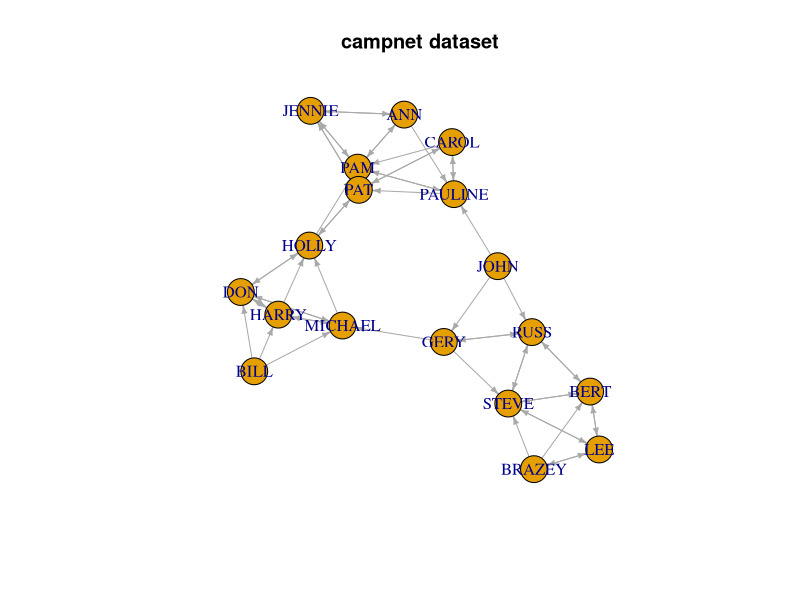
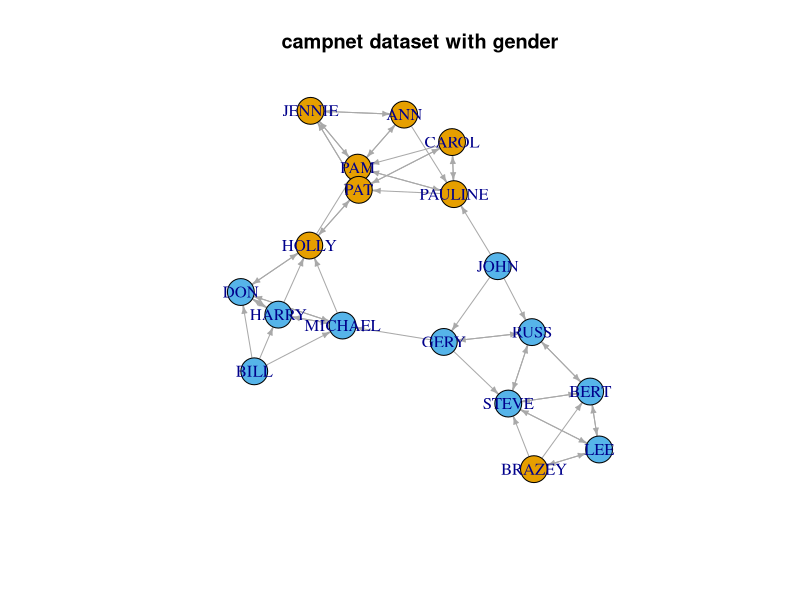
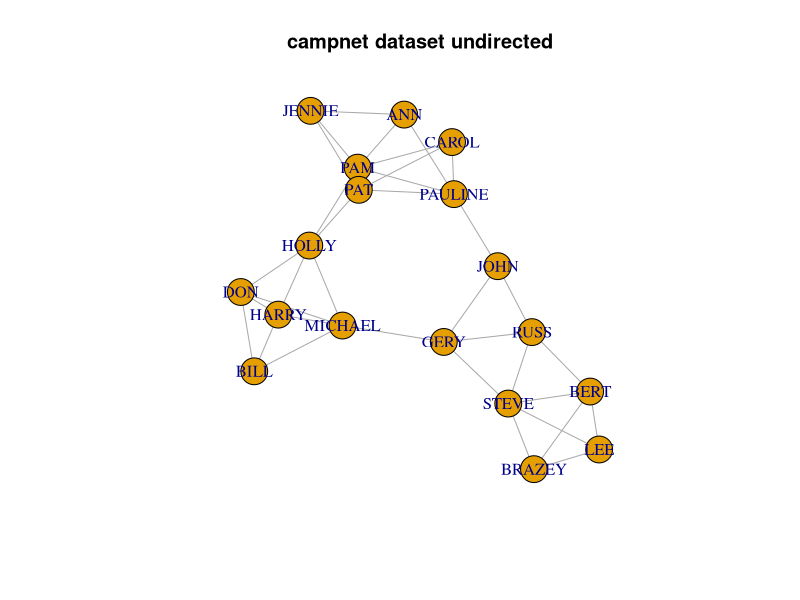
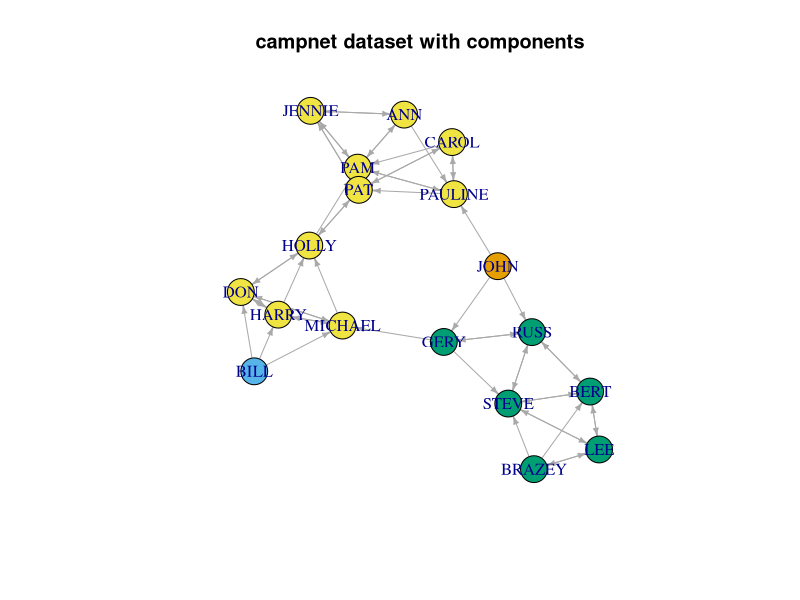
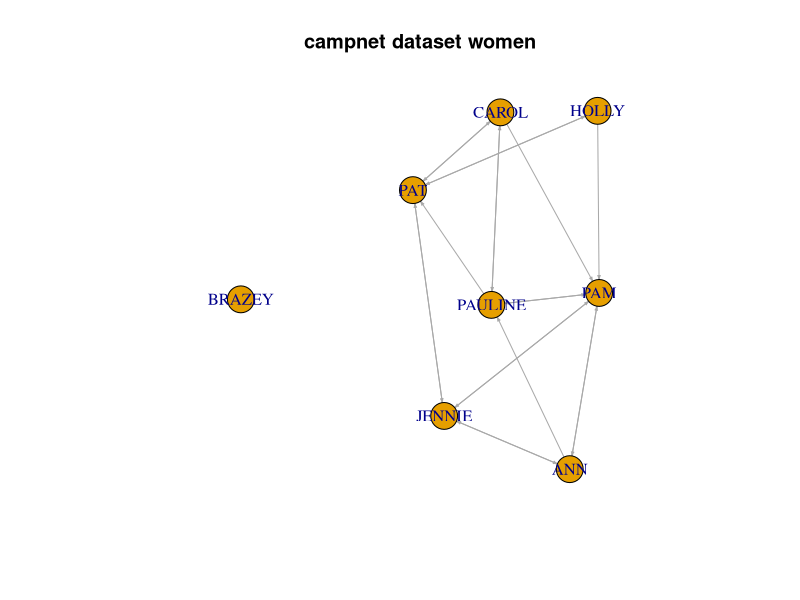
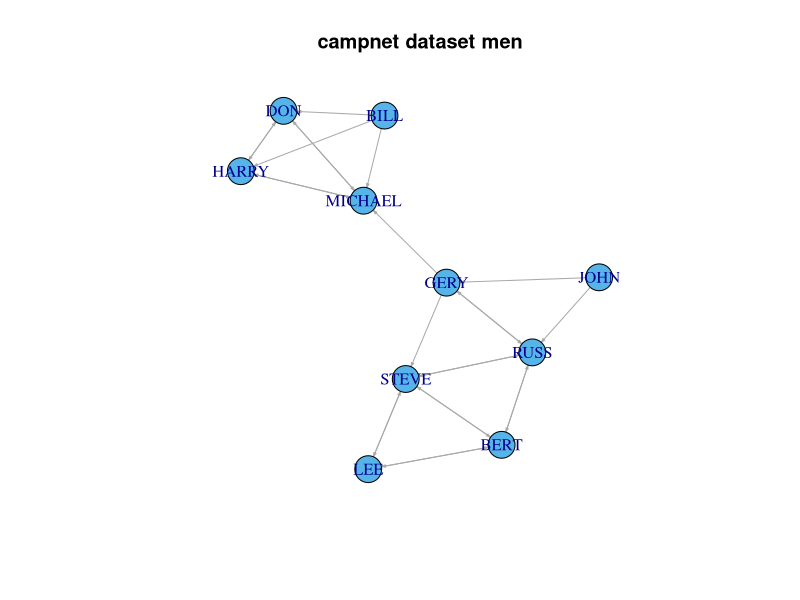
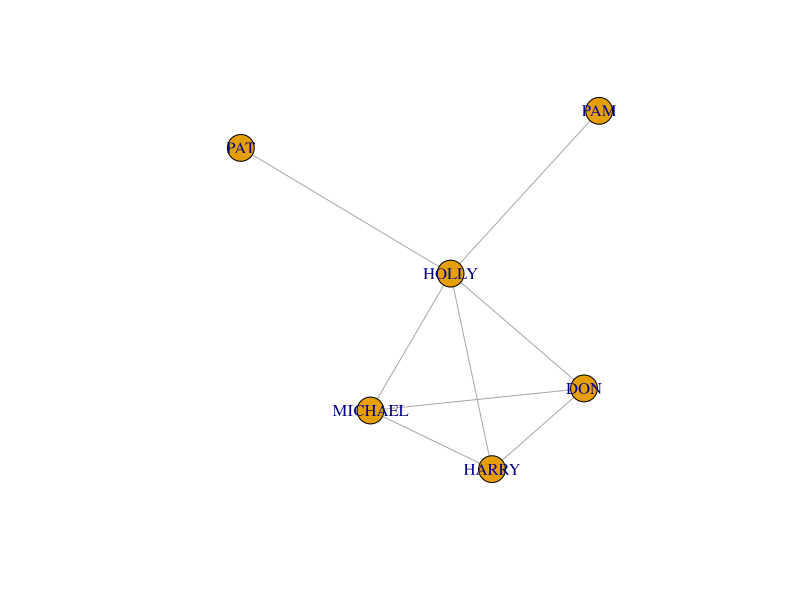
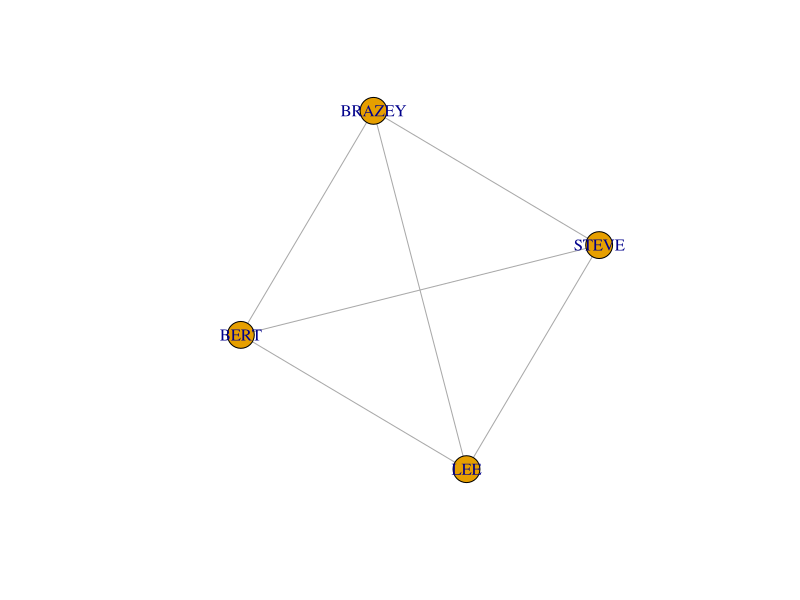

Generate these figures, in order, with R:
## ---- chunk 1
knitr::opts_chunk$set(echo = TRUE)
## ---- chunk 2
#last session we installed igraph so no need to do that again
#install.packages("igraph")
library(igraph)
#be sure that the two files are in your R working directory and in the Data folder 
#header = False because we don't have a name to the two columns
campnet <- read.csv2("Data/campnet.csv", header=FALSE)
#the attribute file contains information on the nodes such as their gender, their role. It also already includes a centrality measure (betweenness) but this will be calculated separately later on in the script. 
#import the attribute file
campattr <- read.csv("Data/campattr.txt")
## ---- chunk 3
#as this is a directed network we set directed to TRUE
g <- graph_from_data_frame(campnet, directed = TRUE, vertices = campattr)
#look at the file format
class(g)
#now has become an igraph format
## ---- chunk 4
#we can plot the network with the kamada-kawai layout. 
#We replicate the figure 2.3 in borgatti which shows the directed network in graph format
plot(g,edge.arrow.size=.4,layout=layout_with_kk,main="campnet dataset")
#replicate figure 9.3 with gender attribute
plot(g,edge.arrow.size=.4,layout=layout_with_kk,main="campnet dataset with gender",vertex.color=vertex_attr(g)$Gender)
## ---- chunk 5
#we can  count the number of nodes
vcount(g)
#and count the number of edges
ecount(g)
## ---- chunk 6
#Change into an undirected network by collapsing
g_undirected <- as.undirected(g, mode = "collapse")
plot(g_undirected,edge.arrow.size=.4,layout=layout_with_kk,main="campnet dataset undirected")
#if you look at the matrix representation you see that it has become symmetric
g_undirected[]
## ---- chunk 7
all_simple_paths(g, "HOLLY", to = V(g), mode = c("out"))
## ---- chunk 8
distances(g,mode="out")
distances(g,mode="in")
#if you do not define the directionality for a directed graph then it automatically assumes that the graph is undirected.
distances(g)
## ---- chunk 9
#find the number of strong components.
g.components <- components(g, mode = "strong")
print(g.components)

#the following line does the same thing but now just returns the number
count_components(g, mode = c("strong"))

#add attributes of component membership
V(g)$components <- g.components$membership

#examine attributes to check if it was added
vertex_attr(g)

#plot the graph with components
plot(g,edge.arrow.size=.4,layout=layout_with_kk,main="campnet dataset with components",vertex.color=vertex_attr(g)$components)
## ---- chunk 10
#measure the density. 
graph.density(g_undirected)
#verify:
ecount(g_undirected)/((vcount(g_undirected)*(vcount(g_undirected)-1))/2)

graph.density(g)
#verify:
ecount(g)/(vcount(g)*(vcount(g)-1))
## ---- chunk 11
#first extract the womens network
g.women <- induced_subgraph(g, V(g)$Gender == 1)
#we can also plot only the women in the network
plot(g.women,edge.arrow.size=.2,layout=layout_with_kk,main="campnet dataset women",vertex.color=vertex_attr(g.women)$Gender)
#density among women. cf. Table 9.1
graph.density(g.women)
#density among men. cf. Table 9.1
g.men <- induced_subgraph(g, V(g)$Gender == 2)
plot(g.men,edge.arrow.size=.2,layout=layout_with_kk,main="campnet dataset men",vertex.color=vertex_attr(g.men)$Gender)
graph.density(g.men)
## ---- chunk 12
component_ratio <- (count_components(g,mode="strong")-1)/(vcount(g)-1)
component_ratio
## ---- chunk 13
#Connectedness is not available in igraph. But we can calculate it "by hand".
#We assign the size of the different components to a vector csize
csize <- g.components[[2]]
#We then calculate the number of pairs within each component. In this case, we have four components of size 1, 1, 6 and 10. So there are zero pairs in the first two components, 5*6=30 pairs the third component, and 9*10=90 pairs in the fourth component. 
connectedness_value <- sum((csize-1)*csize)/(vcount(g)*(vcount(g)-1))
connectedness_value
## ---- chunk 14
#Compactness
#Compactness is not available in igraph. 
#But we can calculate it by defining a function:
Compactness <- function(x) {
  gra.geo <- distances(x,mode="out") ## get geodesics. for a directed network we have to set the mode. 
  gra.rdist <- 1/gra.geo  ## get reciprocal of geodesics
  diag(gra.rdist) <- NA   ## assign NA to diagonal
  gra.rdist[gra.rdist == Inf] <- 0 ## replace infinity with 0
  # Compactness = mean of reciprocal distances
  comp.igph <- mean(gra.rdist, na.rm=TRUE) 
  return(comp.igph)
}
Compactness(g)
## ---- chunk 15
#Reciprocity
reciprocity(g,ignore.loops = TRUE, mode="ratio")
## ---- chunk 16
#Diameter
diameter(g)
## ---- chunk 17
ego.holly <- induced.subgraph(g_undirected, neighborhood(g_undirected, 1, 1)[[1]])
plot(ego.holly)
## ---- chunk 18
ego.brazey <- induced.subgraph(g_undirected, neighborhood(g_undirected, 1, 2)[[1]])
plot(ego.brazey)
## ---- chunk 19
#Transitivity 
#overall clustering coefficient
transitivity(g_undirected,type='average')
#weighted overall clustering coefficient 
transitivity(g_undirected)
## ---- chunk 20
#Centralization
#Calculations for the example from figure 9.8 in Borgatti
C=matrix(c(0,1,1,0,0,1,0,1,0,0,1,1,0,1,1,0,0,1,0,1,0,0,1,1,0),nrow=5,ncol=5) 
print(C)
c <- graph_from_adjacency_matrix(C, mode="undirected")
plot(c)
degree(c)
centr_degree(c,mode="all",loops=FALSE,normalized=TRUE)
#applied to campnet data
centr_degree(g_undirected,loops=FALSE,normalized = TRUE)
## ---- chunk 21
# Degree centrality
deg <- degree(g_undirected)
print(deg)
plot(g_undirected,edge.arrow.size=.4,layout=layout_with_kk,main="campnet dataset size=degree",vertex.size=deg*5)
## ---- chunk 22
#Eigenvector centrality
ev_g_un <- evcent(g_undirected)
#print the vector with eigenvector centrality measure
ev_g_un$vector
#print the largest eigenvalue
ev_g_un$value
#plot
plot(g_undirected,layout=layout_with_kk,main="campnet dataset size=eigenvector centrality",vertex.size=ev_g_un$vector*20)
## ---- chunk 23
g_matrix <- as_adjacency_matrix(g_undirected)
#get the eigenvectors and eigenvalues of this adjacency matrix
e <- eigen(g_matrix)
#print the eigenvalues
e$values
#we take the largest eigenvalue
max(e$values)
#we take the eigenvectors that correspond to the largest eigenvalue.
eigenvectors <- e$vectors
#these are in the first column. they are all negative so we multiply by -1 to make them positive. that makes no difference to the results. 
eigenvector <- eigenvectors[,1]*-1
#to get the same output above we scale the values to the largest value (in this case for the first node)
eigenvector/max(eigenvector)
## ---- chunk 24
#Beta centrality or Bonacich power centrality

#when b = 0 then this equals degree centrality
beta_centrality <- power_centrality(g_undirected, exponent=0)
print(beta_centrality)
#check that it has indeed been scaled to the number of nodes
sum(beta_centrality^2)
plot(g_undirected,layout=layout_with_kk,main="campnet dataset size=beta centrality b=0",vertex.size=beta_centrality*20)
## ---- chunk 25
#we take a value of beta that approximates 1/largest eigenvalue. the largest eigenvalue can be found using the eigenvector centrality function evcent. above it was, for example, given by ev_g_un$value
#you can also calculate it yourself
g_matrix <- as_adjacency_matrix(g_undirected)
e <- eigen(g_matrix)
e$values
max(e$values)
1/max(e$values)
#with beta at its highest, beta centrality should approximate eigenvector centrality
beta_centrality <- power_centrality(g_undirected, exponent=0.245)
print(beta_centrality)
#check that it has indeed been scaled to the number of nodes
sum(beta_centrality^2)
plot(g_undirected,layout=layout_with_kk,main="campnet dataset size=beta centrality b=0.245",vertex.size=beta_centrality*10)
## ---- chunk 26
closeness_g_un <- closeness(g_undirected, normalized=TRUE)
print(closeness_g_un)
plot(g_undirected,layout=layout_with_kk,main="campnet dataset size=closeness centrality",vertex.size=closeness_g_un*50)
## ---- chunk 27
#Betweenness centrality measures the number of shortest paths going through a specific vertex
betweenness_g_un <- betweenness(g_undirected)
print(betweenness_g_un)
plot(g_undirected,layout=layout_with_kk,main="campnet dataset size=betweenness centrality",vertex.size=betweenness_g_un)
## ---- chunk 28
community <- cluster_edge_betweenness(g_undirected)
## ---- chunk 29
community
membership(community)
plot(community,g_undirected)
